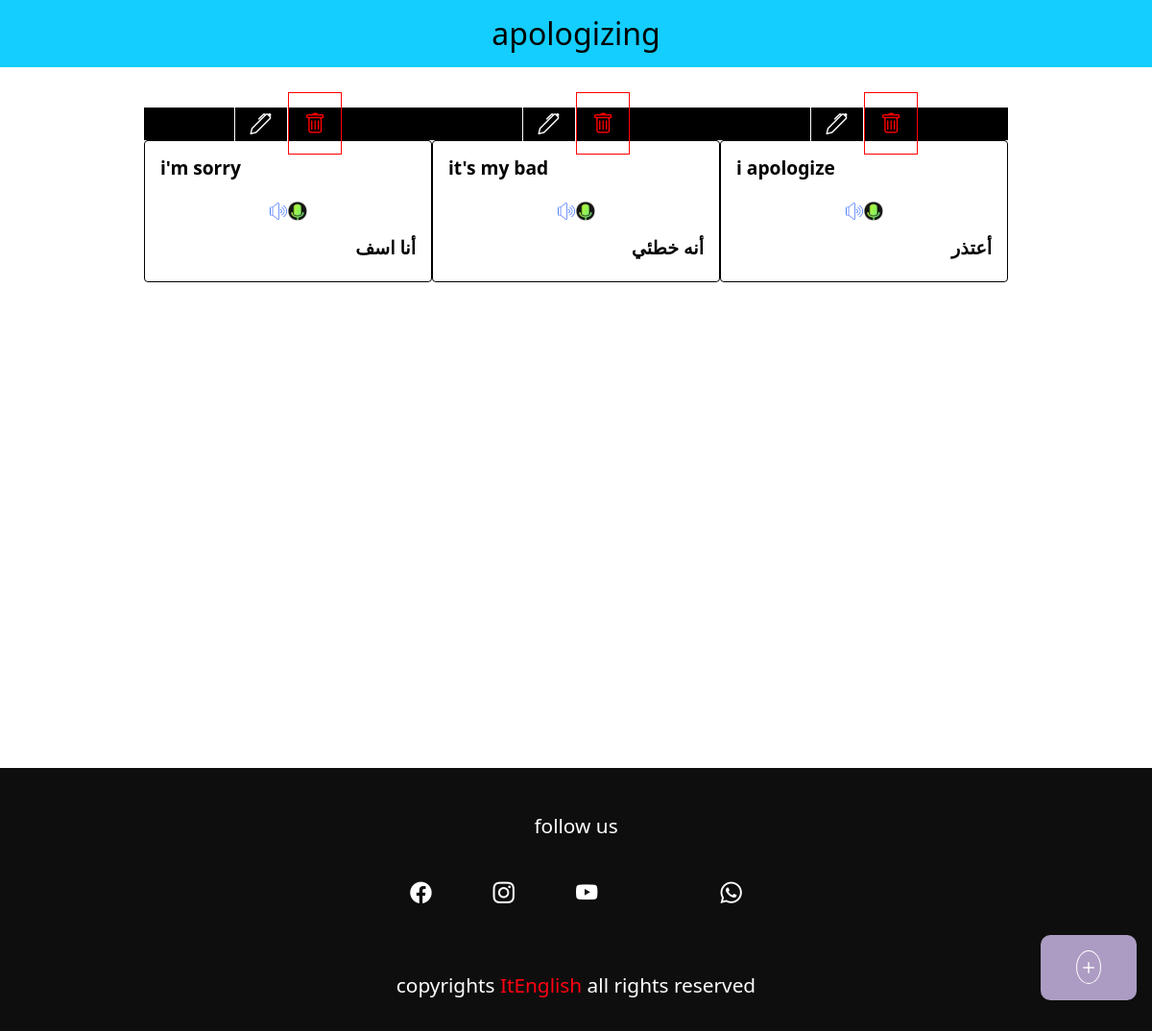
The page /conversation/apologizing/ on the database its author committed.
### base/models.py (models this page shows, shortened)
class Conversations(models.Model):
    title = models.CharField(max_length=200, null=True)
    slug = models.SlugField(max_length=200)
    title_arabic = models.CharField(max_length=200, null=True)
    image = models.ImageField(null=True, blank=True)
    model = 'Conversations'

class Conversation(models.Model):
    conversation =  models.ForeignKey(Conversations,on_delete=models.CASCADE)
    sentence_english = models.TextField(null=True,blank=True)
    sentence_arabic = models.TextField(null=True,blank=True)
    song = models.FileField(null=True, blank=True)
    @property
    def SongURL(self):
        try:
           url = self.song.url
        except:
            url = ''
        return url

### base/views.py (the view, shortened to what this page needs)
# urls.py: path('conversation/<slug:slug>/', views.conversation_detail,name='conversation'),
def conversation_detail(request,slug):
    conversations = get_object_or_404(Conversations,slug=slug)
    conversation = conversations.conversation_set.all()
    cotext={
        'conversations':conversation,
        'conv':conversations
    }
    return render(request,'conversation_detail.html',cotext)

### templates/conversation_detail.html (shortened to what this page needs)
{% extends "main.html" %}
{% load static %}
{% block content %}
    <div class="conversation-detail">
        <h2 class="conversation-title">{{conv.title}}  </h2>
        <div class="conversation-content">
            {% for conversation in conversations%}
            <div class="con-info">
                <div class="contr-btns" >
                    <a href="{% url 'conversation' conv.id conversation.id %}">
                    <i class="bi bi-pen" id="edit-btn"></i>
                    </a>
                    <a href="{% url 'delete' conv.id conversation.id %}">
                    <i style="color:red" id="remove-btn" class="bi bi-trash"></i>
                 </a>
                </div>
                <div class="conversation-sentences">
                <h3 class="sentence english">{{conversation.sentence_english}}</h3>
                <div class="play">
                    <img data-audio='{{conversation.SongURL}} ' src="{% static 'img/speaker_blue.png' %}" alt="" class="play-icon">
                    <img data-audioText='at the bank' src="img/recording.png" alt="" class="play-icon">
                </div>
                <h3 class="sentence arabic">{{conversation.sentence_arabic}}  </h3>
            </div>
            </div>
            {% endfor %}
        </div>
        <div class="addIcon" id="addIconC">
                <i class="bi bi-plus">
                </i>
            </div>
    </div>
{% endblock %}

### static/css/styles.css (style rules this page uses)
:root { --color: #fff; --color2: #FDFDFD; --color3: #FF9B00; --tran-color: rgba(0,0,0,.6); --bgc1: #262626; --bgc2: #AAAAAA; }
* { padding: 0; margin: 0; box-sizing: border-box; }
html { font-size: 10% 11px; }
body { color: #fff; }
a { text-decoration: none; }
i { font-size: 1.1rem; color: #fff; }
.addIcon { width: 100px; align-self: center; margin: 1rem 0; position: fixed; bottom: 1rem; right: 1rem; padding: 1rem; background-color: #AC9CC3; border-radius: 10px; text-align: center; }
.addIcon i { font-size: 1.5rem; border-radius: 50%; border: 1px solid #fff; }
.conversation-detail { width: 100%; height: 100vh; color: #000; display: flex; flex-direction: column; }
.conversation-title { width: 100%; padding: 1rem; text-align: center; position: fixed; z-index: 2; background-color: #13CEFF; }
.conversation-content { padding-top: 7rem; display: flex; flex-wrap: wrap; justify-content: center; width: 100%; }
.contr-btns { display: flex; justify-content: center; align-items: center; background-color: #000; }
.contr-btns i { padding: 1rem; font-size: 1.4rem; border: 1px solid ; }
.conversation-sentences { width: 300px; display: flex; border: 1px solid ; border-radius: 4px ; min-height: 6rem; flex-direction: column; justify-content: center; padding: 1rem; }
.sentence { width: 100%; font-size: 1.2rem; font-weight: 600; }
.english { text-align: left; }
.arabic { text-align: right; }
.play { width: 100%; display: flex; justify-content: center; align-items: center; padding: 1rem; }
.play-icon { width: 20px; height: 20px; }

### rows shown on the page
Conversations: title "apologizing"
Conversation: sentence_english "i'm sorry", sentence_arabic "أنا اسف"
Conversation: sentence_english "it's my bad", sentence_arabic "أنه خطئي"
Conversation: sentence_english "i apologize", sentence_arabic "أعتذر"
